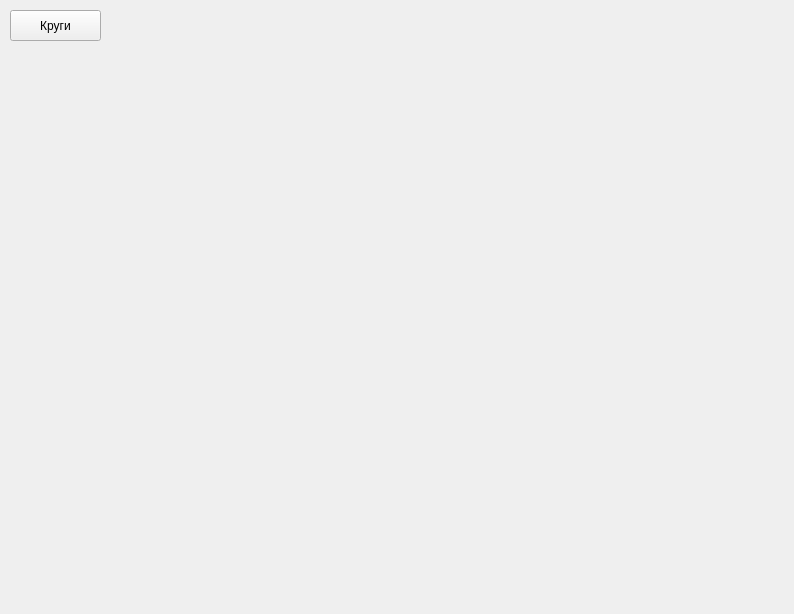
<?xml version="1.0" encoding="UTF-8"?>
<ui version="4.0">
 <class>Form</class>
 <widget class="QWidget" name="Form">
  <property name="geometry">
   <rect>
    <x>0</x>
    <y>0</y>
    <width>794</width>
    <height>614</height>
   </rect>
  </property>
  <property name="windowTitle">
   <string>Form</string>
  </property>
  <widget class="QPushButton" name="pushButton">
   <property name="geometry">
    <rect>
     <x>10</x>
     <y>10</y>
     <width>91</width>
     <height>31</height>
    </rect>
   </property>
   <property name="text">
    <string>Круги</string>
   </property>
  </widget>
  <widget class="QLabel" name="label">
   <property name="geometry">
    <rect>
     <x>6</x>
     <y>52</y>
     <width>771</width>
     <height>541</height>
    </rect>
   </property>
   <property name="text">
    <string/>
   </property>
  </widget>
 </widget>
 <resources/>
 <connections/>
</ui>
